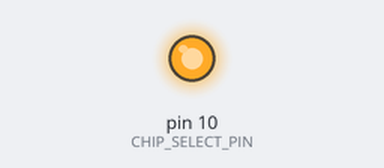
Simulated run of this sketch. Board: Arduino Uno, built with avr-gcc and run on an emulated ATmega328P. Shown: output pins drawn as LEDs (lit = HIGH).

Above: at 0.1 s.
Timing chart, 0 to 1.6 s (numbered marks = the images above):
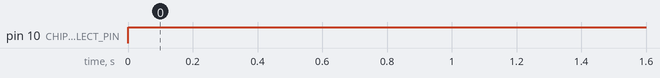

The sketch:

18_spi_eeprom_external.ino
```cpp
// Communicates with external sensors and chips using the high-speed SPI bus protocol
#include <SPI.h>

const int CHIP_SELECT_PIN = 10; // Pin used to alert the target slave device

void setup() {
  Serial.begin(9600);
  pinMode(CHIP_SELECT_PIN, OUTPUT);
  digitalWrite(CHIP_SELECT_PIN, HIGH); // Keep communication line closed initially

  SPI.begin(); // Initialize the SPI bus lines (MOSI, MISO, SCK)
}

void loop() {
  // Begin transaction with the device
  digitalWrite(CHIP_SELECT_PIN, LOW);

  SPI.transfer(0x06); // Standard instruction command: Write Enable command byte

  digitalWrite(CHIP_SELECT_PIN, HIGH); // Close transaction line
  delay(1000);
}
```

Measured:
- by itself, pin 10 (CHIP_SELECT_PIN): LOW → HIGH at 0.00 s
